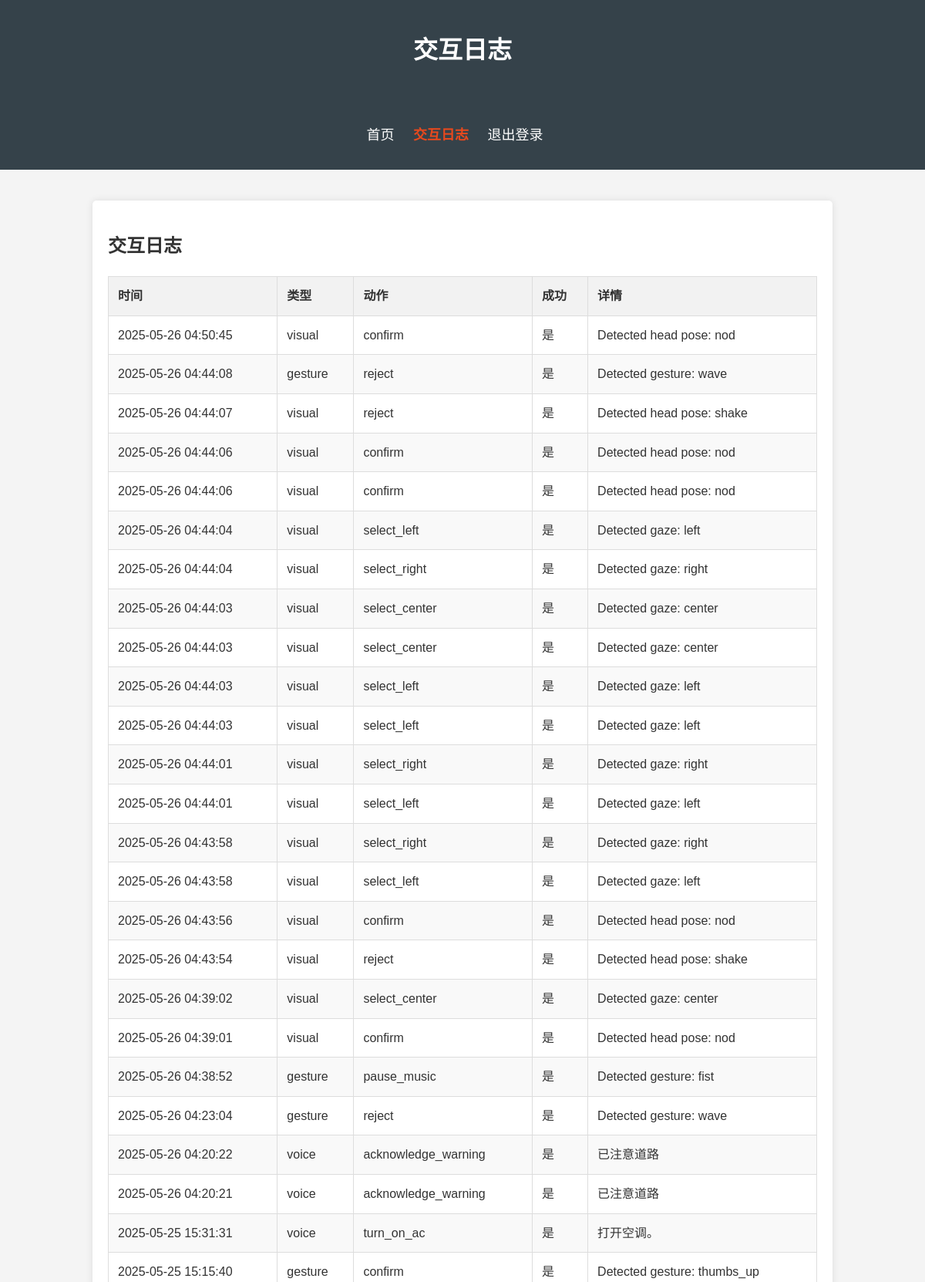
The app's page /logs (signed in, upper part) with its own data.
### tables this page shows
CREATE TABLE interaction_log (
        id INTEGER PRIMARY KEY AUTOINCREMENT,
        user_id INTEGER,
        interaction_type TEXT NOT NULL,
        action TEXT NOT NULL,
        success INTEGER DEFAULT 1,
        details TEXT,
        created_at TIMESTAMP DEFAULT CURRENT_TIMESTAMP,
        FOREIGN KEY (user_id) REFERENCES user (id)
    );

### modules/system.py (the view)
@system_bp.route('/logs')
def logs():
    if 'user_id' not in session:
        return redirect(url_for('auth.login', next=request.url))
    current_user = get_user_by_id(session['user_id'])
    if not current_user or current_user.role != 'driver':
        return redirect(url_for('index'))
    db = get_db()
    logs = db.execute(
        'SELECT * FROM interaction_log ORDER BY created_at DESC LIMIT 100'
    ).fetchall()
    voice_count = db.execute(
        'SELECT COUNT(*) as count FROM interaction_log WHERE interaction_type = "voice"'
    ).fetchone()['count']
    gesture_count = db.execute(
        'SELECT COUNT(*) as count FROM interaction_log WHERE interaction_type = "gesture"'
    ).fetchone()['count']
    visual_count = db.execute(
        'SELECT COUNT(*) as count FROM interaction_log WHERE interaction_type = "visual"'
    ).fetchone()['count']
    success_rate = db.execute(
        'SELECT COUNT(*) as total, SUM(success) as success_count FROM interaction_log'
    ).fetchone()
    if success_rate['total'] > 0:
        success_percentage = (success_rate['success_count'] / success_rate['total']) * 100
    else:
        success_percentage = 0
    stats = {
        'voice_count': voice_count,
        'gesture_count': gesture_count,
        'visual_count': visual_count,
        'total': voice_count + gesture_count + visual_count,
        'success_rate': round(success_percentage, 2)
    }
    return render_template('logs.html', logs=logs, stats=stats)

### app.py (called while the page is built)
def get_current_user():
    if 'user_id' in session:
        from db_utils import get_user_by_id
        return get_user_by_id(session['user_id'])
    return None

@app.context_processor
def inject_user():
    return {'current_user': get_current_user()}

### db_utils.py (called while the page is built)
def get_db():
    if 'db' not in g:
        g.db = sqlite3.connect(current_app.config['DATABASE'])
        g.db.row_factory = sqlite3.Row
    return g.db

def get_user_by_id(user_id):
    db = get_db()
    user = db.execute('SELECT * FROM user WHERE id = ?', (user_id,)).fetchone()
    if user:
        return User(user['id'], user['username'], user['password'], user['role'])
    return None

### templates/logs.html (shortened to what this page needs)
<!DOCTYPE html>
<html lang="zh">
<head>
    <link rel="stylesheet" href="{{ url_for('static', filename='css/style.css') }}">
</head>
<body>
    <header>
        <div class="container">
            <h1>交互日志</h1>
        </div>
    </header>
    <nav>
        <div class="container">
            <ul>
                <li><a href="{{ url_for('index') }}">首页</a></li>
                <li><a href="{{ url_for('system_bp.logs') }}" class="active">交互日志</a></li>
                <li><a href="{{ url_for('auth.logout') }}">退出登录</a></li>
            </ul>
        </div>
    </nav>
    <div class="container">
        <div class="modal-content">
            <h2>交互日志</h2>
            {% if logs %}
                <table>
                    <thead>
                        <tr>
                            <th>时间</th>
                            <th>类型</th>
                            <th>动作</th>
                            <th>成功</th>
                            <th>详情</th>
                        </tr>
                    </thead>
                    <tbody>
                        {% for log in logs %}
                        <tr>
                            <td>{{ log.created_at }}</td>
                            <td>{{ log.interaction_type }}</td>
                            <td>{{ log.action }}</td>
                            <td>{{ '是' if log.success else '否' }}</td>
                            <td>{{ log.details }}</td>
                        </tr>
                        {% endfor %}
                    </tbody>
                </table>
            {% else %}
                <p>暂无交互日志。</p>
            {% endif %}
        </div>
    </div>
</body>
</html>

### static/css/style.css (style rules this page uses)
body { font-family: 'Arial', sans-serif; line-height: 1.6; margin: 0; padding: 0; background-color: #f4f4f4; color: #333; }
.container { width: 80%; margin: 0 auto; padding: 20px; }
header { background-color: #35424a; color: white; padding: 20px 0; text-align: center; }
header h1 { margin: 0; }
nav { background-color: #35424a; padding: 10px 0; }
nav ul { list-style: none; padding: 0; margin: 0; text-align: center; }
nav ul li { display: inline; margin-right: 20px; }
nav ul li a { color: white; text-decoration: none; font-size: 18px; }
nav ul li a.active { color: #e8491d; font-weight: bold; }
.modal-content { background-color: white; padding: 20px; border-radius: 5px; margin-top: 20px; box-shadow: 0 0 10px rgba(0, 0, 0, 0.1); }
table { width: 100%; border-collapse: collapse; margin-top: 20px; }
table, th, td { border: 1px solid #ddd; }
th, td { padding: 12px; text-align: left; }
th { background-color: #f2f2f2; }
tr:nth-child(even) { background-color: #f9f9f9; }

### records on screen
interaction_log: created_at "2025-05-26 04:50:45", interaction_type "visual", action "confirm", success "是", details "Detected head pose: nod"
interaction_log: created_at "2025-05-26 04:44:08", interaction_type "gesture", action "reject", success "是", details "Detected gesture: wave"
interaction_log: created_at "2025-05-26 04:44:07", interaction_type "visual", action "reject", success "是", details "Detected head pose: shake"
interaction_log: created_at "2025-05-26 04:44:06", interaction_type "visual", action "confirm", success "是", details "Detected head pose: nod"
interaction_log: created_at "2025-05-26 04:44:06", interaction_type "visual", action "confirm", success "是", details "Detected head pose: nod"
interaction_log: created_at "2025-05-26 04:44:04", interaction_type "visual", action "select_left", success "是", details "Detected gaze: left"
interaction_log: created_at "2025-05-26 04:44:04", interaction_type "visual", action "select_right", success "是", details "Detected gaze: right"
interaction_log: created_at "2025-05-26 04:44:03", interaction_type "visual", action "select_center", success "是", details "Detected gaze: center"
interaction_log: created_at "2025-05-26 04:44:03", interaction_type "visual", action "select_center", success "是", details "Detected gaze: center"
interaction_log: created_at "2025-05-26 04:44:03", interaction_type "visual", action "select_left", success "是", details "Detected gaze: left"
interaction_log: created_at "2025-05-26 04:44:03", interaction_type "visual", action "select_left", success "是", details "Detected gaze: left"
interaction_log: created_at "2025-05-26 04:44:01", interaction_type "visual", action "select_right", success "是", details "Detected gaze: right"
interaction_log: created_at "2025-05-26 04:44:01", interaction_type "visual", action "select_left", success "是", details "Detected gaze: left"
interaction_log: created_at "2025-05-26 04:43:58", interaction_type "visual", action "select_right", success "是", details "Detected gaze: right"
interaction_log: created_at "2025-05-26 04:43:58", interaction_type "visual", action "select_left", success "是", details "Detected gaze: left"
interaction_log: created_at "2025-05-26 04:43:56", interaction_type "visual", action "confirm", success "是", details "Detected head pose: nod"
interaction_log: created_at "2025-05-26 04:43:54", interaction_type "visual", action "reject", success "是", details "Detected head pose: shake"
interaction_log: created_at "2025-05-26 04:39:02", interaction_type "visual", action "select_center", success "是", details "Detected gaze: center"
interaction_log: created_at "2025-05-26 04:39:01", interaction_type "visual", action "confirm", success "是", details "Detected head pose: nod"
interaction_log: created_at "2025-05-26 04:38:52", interaction_type "gesture", action "pause_music", success "是", details "Detected gesture: fist"
interaction_log: created_at "2025-05-26 04:23:04", interaction_type "gesture", action "reject", success "是", details "Detected gesture: wave"
interaction_log: created_at "2025-05-26 04:20:22", interaction_type "voice", action "acknowledge_warning", success "是", details "已注意道路"
interaction_log: created_at "2025-05-26 04:20:21", interaction_type "voice", action "acknowledge_warning", success "是", details "已注意道路"
interaction_log: created_at "2025-05-25 15:31:31", interaction_type "voice", action "turn_on_ac", success "是", details "打开空调。"
interaction_log: created_at "2025-05-25 15:15:40", interaction_type "gesture", action "confirm", success "是", details "Detected gesture: thumbs_up"
